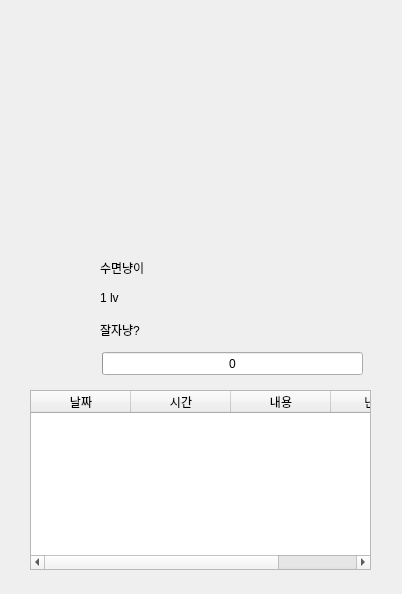
<?xml version="1.0" encoding="UTF-8"?>
<ui version="4.0">
 <class>Dialog</class>
 <widget class="QDialog" name="Dialog">
  <property name="geometry">
   <rect>
    <x>0</x>
    <y>0</y>
    <width>402</width>
    <height>594</height>
   </rect>
  </property>
  <property name="windowTitle">
   <string>Dialog</string>
  </property>
  <property name="windowIcon">
   <iconset>
    <normaloff>../images/IMG_3253.ico</normaloff>../images/IMG_3253.ico</iconset>
  </property>
  <widget class="QProgressBar" name="exp_progressBar">
   <property name="geometry">
    <rect>
     <x>102</x>
     <y>352</y>
     <width>261</width>
     <height>23</height>
    </rect>
   </property>
   <property name="maximum">
    <number>10</number>
   </property>
   <property name="value">
    <number>0</number>
   </property>
   <property name="format">
    <string>%p</string>
   </property>
  </widget>
  <widget class="QLabel" name="label">
   <property name="geometry">
    <rect>
     <x>100</x>
     <y>262</y>
     <width>56</width>
     <height>12</height>
    </rect>
   </property>
   <property name="styleSheet">
    <string notr="true">font: 9pt &quot;경기천년바탕 Regular&quot;;</string>
   </property>
   <property name="text">
    <string>수면냥이</string>
   </property>
  </widget>
  <widget class="QLabel" name="label_3">
   <property name="geometry">
    <rect>
     <x>100</x>
     <y>324</y>
     <width>56</width>
     <height>12</height>
    </rect>
   </property>
   <property name="styleSheet">
    <string notr="true">font: 9pt &quot;경기천년바탕 Regular&quot;;</string>
   </property>
   <property name="text">
    <string>잘자냥?</string>
   </property>
  </widget>
  <widget class="QLabel" name="label_4">
   <property name="geometry">
    <rect>
     <x>100</x>
     <y>292</y>
     <width>56</width>
     <height>12</height>
    </rect>
   </property>
   <property name="styleSheet">
    <string notr="true">font: 9pt &quot;경기천년바탕 Regular&quot;;</string>
   </property>
   <property name="text">
    <string>1 lv</string>
   </property>
  </widget>
  <widget class="QTableWidget" name="tableWidget">
   <property name="geometry">
    <rect>
     <x>30</x>
     <y>390</y>
     <width>341</width>
     <height>180</height>
    </rect>
   </property>
   <column>
    <property name="text">
     <string>날짜</string>
    </property>
   </column>
   <column>
    <property name="text">
     <string>시간</string>
    </property>
   </column>
   <column>
    <property name="text">
     <string>내용</string>
    </property>
   </column>
   <column>
    <property name="text">
     <string>난이도</string>
    </property>
   </column>
  </widget>
 </widget>
 <resources/>
 <connections/>
</ui>
